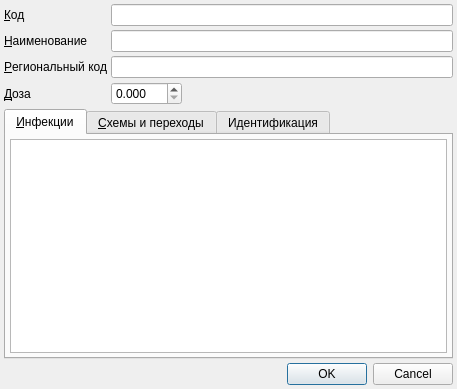
<?xml version="1.0" encoding="UTF-8"?>
<ui version="4.0">
 <class>RBVaccineEditor</class>
 <widget class="QDialog" name="RBVaccineEditor">
  <property name="geometry">
   <rect>
    <x>0</x>
    <y>0</y>
    <width>457</width>
    <height>389</height>
   </rect>
  </property>
  <property name="windowTitle">
   <string>Dialog</string>
  </property>
  <layout class="QGridLayout" name="gridLayout_4">
   <property name="margin">
    <number>4</number>
   </property>
   <property name="spacing">
    <number>4</number>
   </property>
   <item row="0" column="0">
    <widget class="QLabel" name="lblCode">
     <property name="sizePolicy">
      <sizepolicy hsizetype="Maximum" vsizetype="Preferred">
       <horstretch>0</horstretch>
       <verstretch>0</verstretch>
      </sizepolicy>
     </property>
     <property name="text">
      <string>&amp;Код</string>
     </property>
     <property name="buddy">
      <cstring>edtCode</cstring>
     </property>
    </widget>
   </item>
   <item row="0" column="1">
    <widget class="QLineEdit" name="edtCode"/>
   </item>
   <item row="1" column="0">
    <widget class="QLabel" name="lblName">
     <property name="sizePolicy">
      <sizepolicy hsizetype="Maximum" vsizetype="Preferred">
       <horstretch>0</horstretch>
       <verstretch>0</verstretch>
      </sizepolicy>
     </property>
     <property name="text">
      <string>&amp;Наименование</string>
     </property>
     <property name="buddy">
      <cstring>edtName</cstring>
     </property>
    </widget>
   </item>
   <item row="1" column="1">
    <widget class="QLineEdit" name="edtName"/>
   </item>
   <item row="2" column="0">
    <widget class="QLabel" name="lblRegionalCode">
     <property name="sizePolicy">
      <sizepolicy hsizetype="Maximum" vsizetype="Preferred">
       <horstretch>0</horstretch>
       <verstretch>0</verstretch>
      </sizepolicy>
     </property>
     <property name="text">
      <string>&amp;Региональный код</string>
     </property>
     <property name="buddy">
      <cstring>edtRegionalCode</cstring>
     </property>
    </widget>
   </item>
   <item row="2" column="1">
    <widget class="QLineEdit" name="edtRegionalCode"/>
   </item>
   <item row="3" column="0">
    <widget class="QLabel" name="lblDose">
     <property name="sizePolicy">
      <sizepolicy hsizetype="Maximum" vsizetype="Preferred">
       <horstretch>0</horstretch>
       <verstretch>0</verstretch>
      </sizepolicy>
     </property>
     <property name="text">
      <string>&amp;Доза</string>
     </property>
     <property name="buddy">
      <cstring>edtDose</cstring>
     </property>
    </widget>
   </item>
   <item row="3" column="1">
    <widget class="QDoubleSpinBox" name="edtDose">
     <property name="sizePolicy">
      <sizepolicy hsizetype="Maximum" vsizetype="Fixed">
       <horstretch>0</horstretch>
       <verstretch>0</verstretch>
      </sizepolicy>
     </property>
     <property name="decimals">
      <number>3</number>
     </property>
     <property name="maximum">
      <double>100.000000000000000</double>
     </property>
    </widget>
   </item>
   <item row="4" column="0" colspan="2">
    <widget class="QTabWidget" name="tabWidget">
     <property name="currentIndex">
      <number>0</number>
     </property>
     <widget class="QWidget" name="tabInfections">
      <attribute name="title">
       <string>&amp;Инфекции</string>
      </attribute>
      <layout class="QGridLayout" name="gridLayout">
       <property name="margin">
        <number>4</number>
       </property>
       <property name="spacing">
        <number>4</number>
       </property>
       <item row="0" column="0">
        <widget class="CInDocTableView" name="tblVaccineInfections"/>
       </item>
      </layout>
     </widget>
     <widget class="QWidget" name="tabSchemes">
      <attribute name="title">
       <string>&amp;Схемы и переходы</string>
      </attribute>
      <layout class="QGridLayout" name="gridLayout_2">
       <property name="margin">
        <number>4</number>
       </property>
       <property name="spacing">
        <number>4</number>
       </property>
       <item row="1" column="0">
        <widget class="QSplitter" name="splitter">
         <property name="orientation">
          <enum>Qt::Vertical</enum>
         </property>
         <property name="childrenCollapsible">
          <bool>false</bool>
         </property>
         <widget class="CInDocTableView" name="tblVaccineSchemes"/>
         <widget class="CInDocTableView" name="tblVaccineSchemaTransitions"/>
        </widget>
       </item>
      </layout>
     </widget>
     <widget class="QWidget" name="tabIdentification">
      <attribute name="title">
       <string>Идентификация</string>
      </attribute>
      <layout class="QGridLayout" name="gridLayout_3">
       <property name="margin">
        <number>4</number>
       </property>
       <property name="spacing">
        <number>4</number>
       </property>
       <item row="0" column="0">
        <widget class="CInDocTableView" name="tblVaccineIdentification"/>
       </item>
      </layout>
     </widget>
    </widget>
   </item>
   <item row="5" column="0" colspan="2">
    <widget class="QDialogButtonBox" name="buttonBox">
     <property name="orientation">
      <enum>Qt::Horizontal</enum>
     </property>
     <property name="standardButtons">
      <set>QDialogButtonBox::Cancel|QDialogButtonBox::Ok</set>
     </property>
    </widget>
   </item>
  </layout>
 </widget>
 <customwidgets>
  <customwidget>
   <class>CInDocTableView</class>
   <extends>QTableView</extends>
   <header>library/InDocTable.h</header>
  </customwidget>
 </customwidgets>
 <tabstops>
  <tabstop>edtCode</tabstop>
  <tabstop>edtName</tabstop>
  <tabstop>edtRegionalCode</tabstop>
  <tabstop>edtDose</tabstop>
  <tabstop>tabWidget</tabstop>
  <tabstop>tblVaccineInfections</tabstop>
  <tabstop>tblVaccineSchemes</tabstop>
  <tabstop>tblVaccineSchemaTransitions</tabstop>
  <tabstop>tblVaccineIdentification</tabstop>
  <tabstop>buttonBox</tabstop>
 </tabstops>
 <resources/>
 <connections>
  <connection>
   <sender>buttonBox</sender>
   <signal>accepted()</signal>
   <receiver>RBVaccineEditor</receiver>
   <slot>accept()</slot>
   <hints>
    <hint type="sourcelabel">
     <x>256</x>
     <y>715</y>
    </hint>
    <hint type="destinationlabel">
     <x>157</x>
     <y>274</y>
    </hint>
   </hints>
  </connection>
  <connection>
   <sender>buttonBox</sender>
   <signal>rejected()</signal>
   <receiver>RBVaccineEditor</receiver>
   <slot>reject()</slot>
   <hints>
    <hint type="sourcelabel">
     <x>324</x>
     <y>715</y>
    </hint>
    <hint type="destinationlabel">
     <x>286</x>
     <y>274</y>
    </hint>
   </hints>
  </connection>
 </connections>
</ui>
